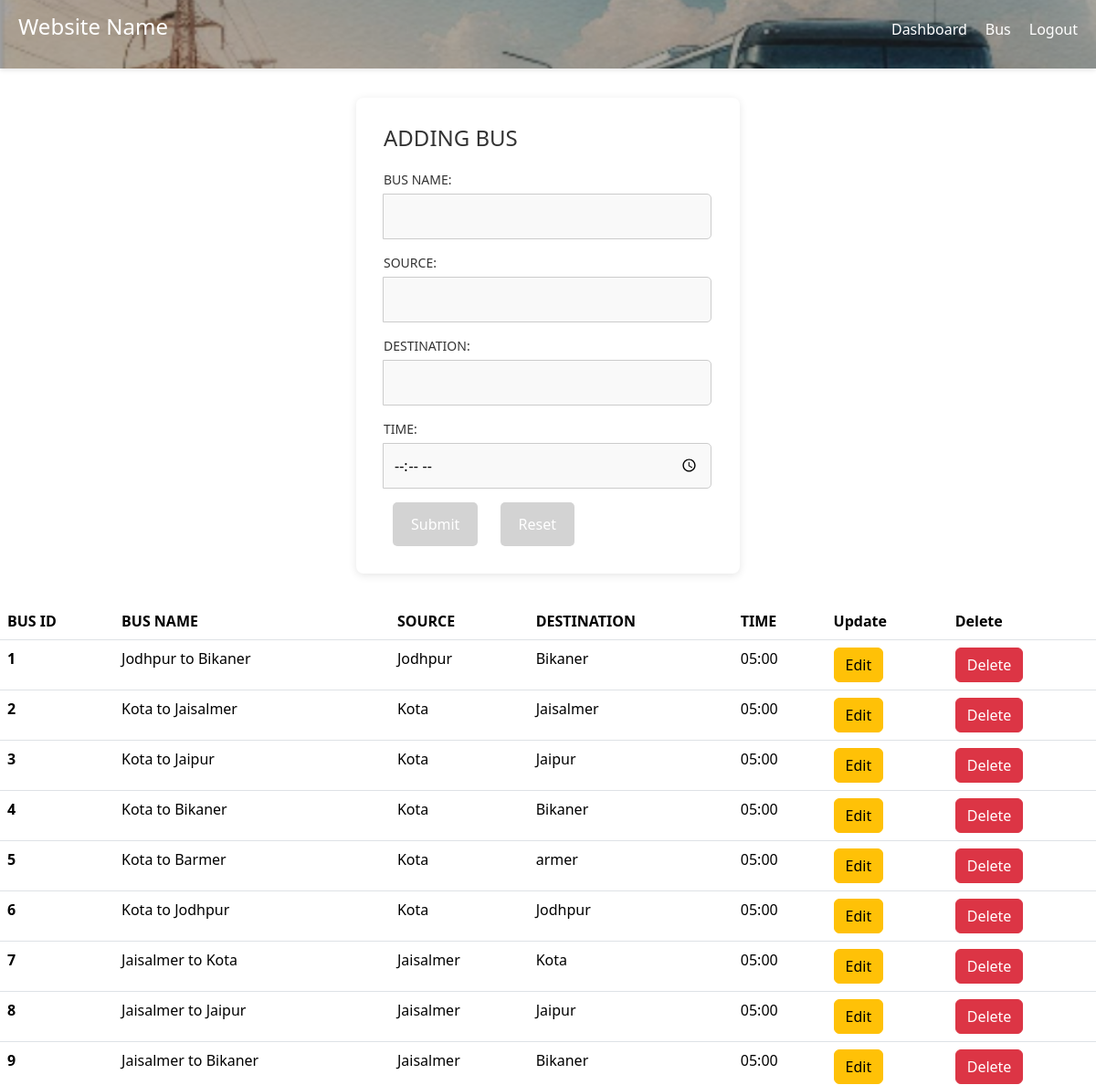
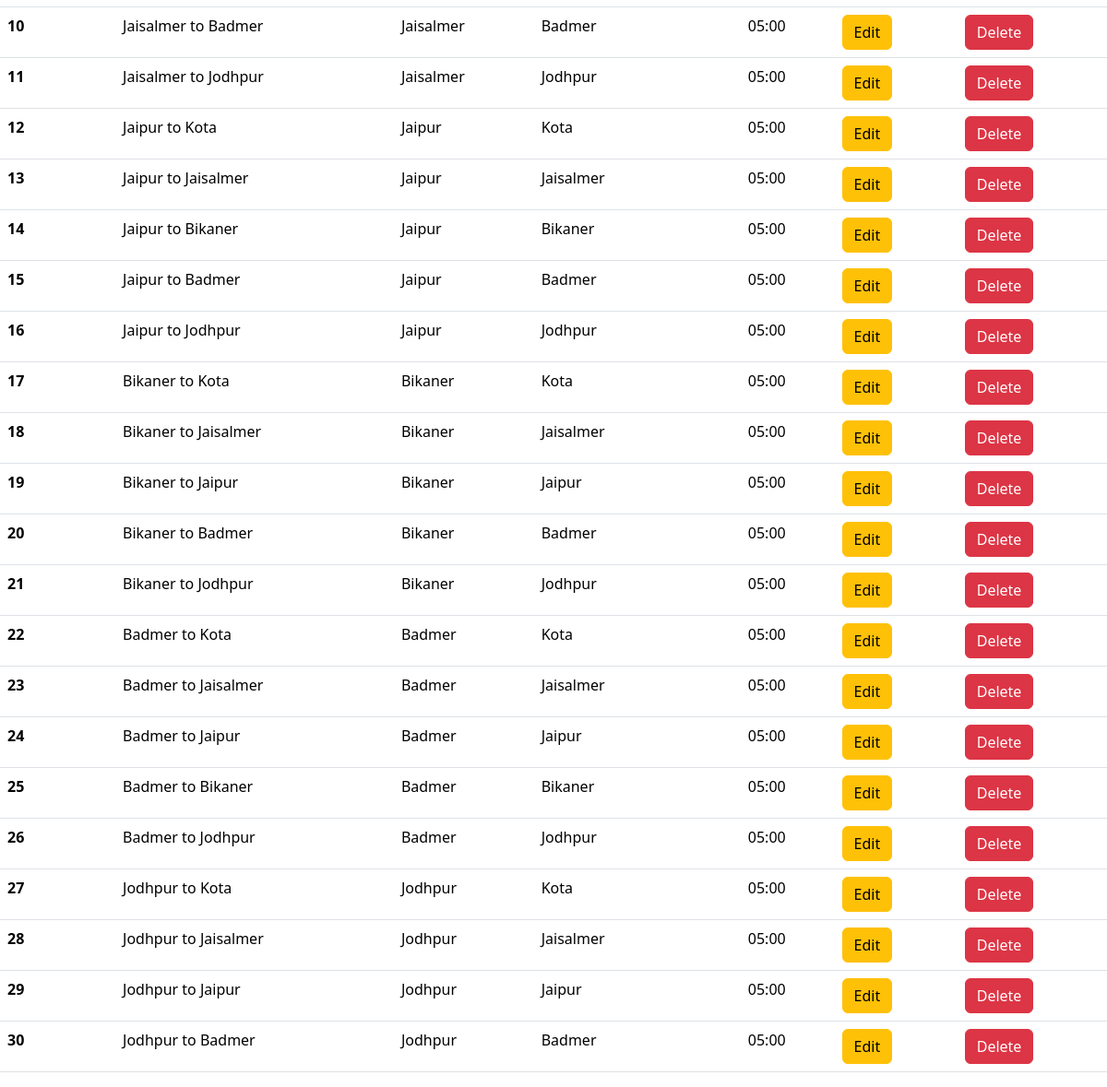
Page /addingbus (signed in) on the committed database (2 pictures, top to bottom).
### app.py (models this page shows, shortened)
class Busses(db.Model):
    id = db.Column(db.Integer, primary_key=True, autoincrement=True)
    bus_name = db.Column(db.String(10), nullable=False)
    source = db.Column(db.String(50), nullable=False)
    dest = db.Column(db.String(30), nullable=False)
    time = db.Column(db.String(30), nullable=False)

### app.py (the view, shortened to what this page needs)
@app.route("/addingbus", methods=['GET','POST'])
def bus():
    if session.get('user_id')==None:
        return redirect('/')
    if session.get('type')==0:
        return redirect('/dashboard')
    bus = Busses.query.all()
    return render_template("addingbus.html", bus=bus)

### templates/addingbus.html
{% extends 'base.html' %}
{% block body %}
<div class="form_area">
    <div class="form-container">
        <h2>ADDING BUS</h2>
        <form action="/addingbus" method="POST">
            <div class="input-group">
                <label for="bus_name">BUS NAME:</label>
                <input type="text" id="bus_name" value="" name="bus_name" required>
            </div>
            <div class="input-group">
                <label for="source">SOURCE:</label>
                <input type="text" id="source" value="" name="source" required>
            </div>
            <div class="input-group">
                <label for="dest">DESTINATION:</label>
                <input type="text" id="dest" name="dest" required>
            </div>
            <div class="input-group">
                <label for="time">TIME:</label>
                <input type="time" id="time" name="time" required>
            </div>
            <button type="submit" class="submit-btn">
                Submit
            </button>
            <button type="reset" class="submit-btn">
                Reset
            </button>
        </form>
    </div>
</div>
<table class="table" style="min-height: 150px;">
    <thead>
        <tr>
            <th scope="col">BUS ID</th>
            <th scope="col">BUS NAME</th>
            <th scope="col">SOURCE</th>
            <th scope="col">DESTINATION</th>
            <th scope="col">TIME</th>
            <th scope="col">Update</th>
            <th scope="col">Delete</th>
        </tr>
    </thead>
    <tbody>
        {% for bus in bus|reverse %}
            <tr>
                <th scope="row">{{ loop.index }}</th>
                <td>{{bus.bus_name}}</td>
                <td>{{bus.source}}</td>
                <td>{{bus.dest}}</td>
                <td>{{bus.time}}</td>
                <td>
                    <a href="/editbus/{{ bus.id }}" class="btn btn-warning">Edit</a>
                </td>
                <td>
                    <a href="/deletebus/{{ bus.id }}" class="btn btn-danger">Delete</a>
                </td>
            </tr>
        {% endfor %}
    </tbody>
</table>
{% endblock body %}

### templates/base.html (shortened to what this page needs)
<!DOCTYPE html>
<html lang="en">
<head>
    <link href="https://cdn.jsdelivr.net/npm/bootstrap@5.3.3/dist/css/bootstrap.min.css" rel="stylesheet"
>
</head>
<body>
    <nav class="navbar">
        <div class="logo">
            <h1>Website Name</h1>
        </div>
        <ul class="nav-links">
            {% if session['user_id'] %}
            {% if(session['type']==1) %}
            <li><a href="/">Dashboard</a></li>
            <li><a href="/addingbus">Bus</a></li>
            <li><a href="/logout">Logout</a></li>
            {% else %}
            <li><a href="/">Dashboard</a></li>
            <li><a href="/logout">Logout</a></li>
            {% endif %}
            {% endif %}
        </ul>
    </nav>
    {% block body %}
    {% endblock body %}
</body>
</html>

### templates/base.html (style rules this page uses)
.navbar { background-color: #dcdcdc; padding: 15px 20px; display: flex; justify-content: space-between; background-image: url(/static/busbg.png); background-size: cover; min-height: auto; align-items: last baseline; box-shadow: 0 2px 5px rgba(0, 0, 0, 0.1); }
.logo h1 { text-decoration: none; font-size: 24px; color: white; }
.nav-links { list-style-type: none; display: flex; }
.nav-links li { margin-left: 20px; }
.nav-links a { text-decoration: none; color: white; font-size: 16px; display: flex; transition: transform 0.2s ease-in; }
.form_area { padding: 2rem; display: flex; justify-content: center; }
.form-container { background-color: #fff; padding: 30px; border-radius: 8px; box-shadow: 0 2px 10px rgba(0, 0, 0, 0.1); width: 35vw; }
.form-container h2 { font-size: 24px; color: #333; margin-bottom: 20px; }
.input-group { margin-bottom: 15px; text-align: left; }
.input-group label { font-size: 14px; color: #333; margin-bottom: 5px; display: block; }
.input-group input { width: 100%; padding: 10px; font-size: 14px; border: 1px solid #ccc; border-radius: 4px; background-color: #f9f9f9; transition: border 0.3s ease; }
.submit-btn { background-color: darkgrey; color: white; border: none; padding: 10px 20px; font-size: 16px; border-radius: 4px; cursor: pointer; transition: background-color 0.3s ease; }
.input-group { margin-bottom: 15px; }
.input-group input { width: 100%; padding: 12px; font-size: 16px; border: 1px solid #ccc; border-radius: 5px; box-sizing: border-box; }
.submit-btn { background-color: lightgray; padding: 12px 20px; font-size: 16px; border: none; border-radius: 5px; cursor: pointer; transition: background-color 0.3s ease; margin: 0 10px; }
.submit-btn[type="reset"] { background-color: lightgray; }

### rows in the picture
Busses: bus_name "Jodhpur to Bikaner", source "Jodhpur", dest "Bikaner", time "05:00"
Busses: bus_name "Kota to Jaisalmer", source "Kota", dest "Jaisalmer", time "05:00"
Busses: bus_name "Kota to Jaipur", source "Kota", dest "Jaipur", time "05:00"
Busses: bus_name "Kota to Bikaner", source "Kota", dest "Bikaner", time "05:00"
Busses: bus_name "Kota to Barmer", source "Kota", dest "armer", time "05:00"
Busses: bus_name "Kota to Jodhpur", source "Kota", dest "Jodhpur", time "05:00"
Busses: bus_name "Jaisalmer to Kota", source "Jaisalmer", dest "Kota", time "05:00"
Busses: bus_name "Jaisalmer to Jaipur", source "Jaisalmer", dest "Jaipur", time "05:00"
Busses: bus_name "Jaisalmer to Bikaner", source "Jaisalmer", dest "Bikaner", time "05:00"
Busses: bus_name "Jaisalmer to Badmer", source "Jaisalmer", dest "Badmer", time "05:00"
Busses: bus_name "Jaisalmer to Jodhpur", source "Jaisalmer", dest "Jodhpur", time "05:00"
Busses: bus_name "Jaipur to Kota", source "Jaipur", dest "Kota", time "05:00"
Busses: bus_name "Jaipur to Jaisalmer", source "Jaipur", dest "Jaisalmer", time "05:00"
Busses: bus_name "Jaipur to Bikaner", source "Jaipur", dest "Bikaner", time "05:00"
Busses: bus_name "Jaipur to Badmer", source "Jaipur", dest "Badmer", time "05:00"
Busses: bus_name "Jaipur to Jodhpur", source "Jaipur", dest "Jodhpur", time "05:00"
Busses: bus_name "Bikaner to Kota", source "Bikaner", dest "Kota", time "05:00"
Busses: bus_name "Bikaner to Jaisalmer", source "Bikaner", dest "Jaisalmer", time "05:00"
Busses: bus_name "Bikaner to Jaipur", source "Bikaner", dest "Jaipur", time "05:00"
Busses: bus_name "Bikaner to Badmer", source "Bikaner", dest "Badmer", time "05:00"
Busses: bus_name "Bikaner to Jodhpur", source "Bikaner", dest "Jodhpur", time "05:00"
Busses: bus_name "Badmer to Kota", source "Badmer", dest "Kota", time "05:00"
Busses: bus_name "Badmer to Jaisalmer", source "Badmer", dest "Jaisalmer", time "05:00"
Busses: bus_name "Badmer to Jaipur", source "Badmer", dest "Jaipur", time "05:00"
Busses: bus_name "Badmer to Bikaner", source "Badmer", dest "Bikaner", time "05:00"
Busses: bus_name "Badmer to Jodhpur", source "Badmer", dest "Jodhpur", time "05:00"
Busses: bus_name "Jodhpur to Kota", source "Jodhpur", dest "Kota", time "05:00"
Busses: bus_name "Jodhpur to Jaisalmer", source "Jodhpur", dest "Jaisalmer", time "05:00"
Busses: bus_name "Jodhpur to Jaipur", source "Jodhpur", dest "Jaipur", time "05:00"
Busses: bus_name "Jodhpur to Badmer", source "Jodhpur", dest "Badmer", time "05:00"
